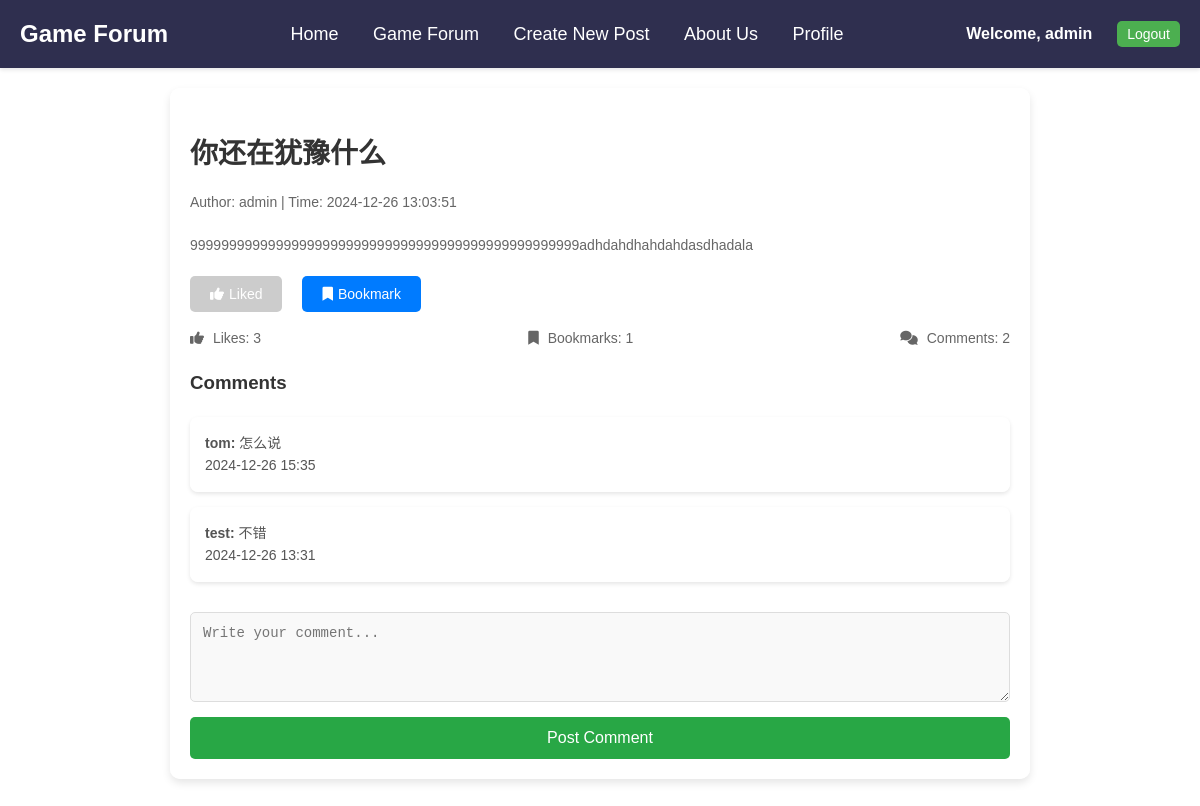
The page /post_detail.php?id=5 (signed in) on the database its author committed.
### tables this page shows
CREATE TABLE `posts` (
  `id` int NOT NULL AUTO_INCREMENT,
  `user_id` int DEFAULT NULL,
  `title` varchar(255) NOT NULL,
  `content` text NOT NULL,
  `created_at` timestamp NULL DEFAULT CURRENT_TIMESTAMP,
  `image` varchar(255) DEFAULT NULL,
  PRIMARY KEY (`id`),
  KEY `user_id` (`user_id`)
);

CREATE TABLE `users` (
  `id` int NOT NULL AUTO_INCREMENT,
  `username` varchar(50) NOT NULL,
  `password` varchar(255) NOT NULL,
  `phone` varchar(20) DEFAULT NULL,
  `address` varchar(255) DEFAULT NULL,
  PRIMARY KEY (`id`)
);

CREATE TABLE `comments` (
  `id` int NOT NULL AUTO_INCREMENT,
  `post_id` int DEFAULT NULL,
  `user_id` int DEFAULT NULL,
  `content` text NOT NULL,
  `created_at` timestamp NULL DEFAULT CURRENT_TIMESTAMP,
  PRIMARY KEY (`id`),
  KEY `post_id` (`post_id`),
  KEY `user_id` (`user_id`),
  CONSTRAINT `comments_ibfk_2` FOREIGN KEY (`user_id`) REFERENCES `users` (`id`)
);

### post_detail.php (the view, shortened to what this page needs)
<?php
require_once 'user.php';
$isLoggedIn = isset($_SESSION['user_id']);
$postId = (int)$_GET['id'];
$stmt = $pdo->prepare("SELECT posts.*, users.username FROM posts JOIN users ON posts.user_id = users.id WHERE posts.id = ?");
$stmt->execute([$postId]);
$post = $stmt->fetch();
$stmt = $pdo->prepare("SELECT COUNT(*) FROM comments WHERE post_id = ?");
$stmt->execute([$postId]);
$commentCount = $stmt->fetchColumn();
$stmt = $pdo->prepare("SELECT comments.*, users.username FROM comments JOIN users ON comments.user_id = users.id WHERE comments.post_id = ? ORDER BY comments.created_at DESC");
$stmt->execute([$postId]);
$comments = $stmt->fetchAll();
$stmt = $pdo->prepare("SELECT COUNT(*) FROM likes WHERE post_id = ?");
$stmt->execute([$postId]);
$likeCount = $stmt->fetchColumn();
$stmt = $pdo->prepare("SELECT COUNT(*) FROM bookmarks WHERE post_id = ?");
$stmt->execute([$postId]);
$bookmarkCount = $stmt->fetchColumn();
$isLiked = false;
if ($isLoggedIn) {
    $stmt = $pdo->prepare("SELECT * FROM likes WHERE user_id = ? AND post_id = ?");
    $stmt->execute([$_SESSION['user_id'], $postId]);
    $isLiked = $stmt->rowCount() > 0;
}
$isBookmarked = false;
if ($isLoggedIn) {
    $stmt = $pdo->prepare("SELECT * FROM bookmarks WHERE user_id = ? AND post_id = ?");
    $stmt->execute([$_SESSION['user_id'], $postId]);
    $isBookmarked = $stmt->rowCount() > 0;
}
?>
<!DOCTYPE html>
<html lang="en">
<head>
    <link rel="stylesheet" href="./css/forum_home.css">
    <link rel="stylesheet" href="./css/post_detail.css">
    <link rel="stylesheet" href="https://cdnjs.cloudflare.com/ajax/libs/font-awesome/6.0.0-beta3/css/all.min.css">
</head>
<body>
<div class="navbar">
        <div class="logo">
            <a href="#">Game Forum</a>
        </div>
        <div class="menu">
            <a href="./index.php">Home</a>
            <a href="./home.php">Game Forum</a>
            <a href="./create_post.php">Create New Post</a>
            <a href="./about.php">About Us</a>
            <?php if ($isLoggedIn): ?>
                <a href="profile.php">Profile</a>
            <?php endif; ?>
        </div>
        <div class="search">
            <div class="auth-buttons">
                <?php if ($isLoggedIn): ?>
                    <span class="username">Welcome, <?php echo htmlspecialchars($_SESSION['username']); ?></span>
                    <button id="btn-logout" onclick="location.href='logout.php'">Logout</button>
                <?php else: ?>
                    <button id="btn-login" onclick="location.href='login.php'">Login</button>
                    <button id="btn-register" onclick="location.href='register.php'">Register</button>
                <?php endif; ?>
            </div>
        </div>
    </div>
<div class="main-container">
    <main class="content">
        <section class="post-detail">
            <h2><?php echo htmlspecialchars($post['title']); ?></h2>
            <p>Author: <?php echo htmlspecialchars($post['username']); ?> | Time: <?php echo $post['created_at']; ?></p>
            <div class="post-content">
                <p><?php echo nl2br(htmlspecialchars($post['content'])); ?></p>
            </div>
            <div class="button-group">
                <form method="POST" action="">
                    <?php if ($isLoggedIn): ?>
                        <button type="submit" name="like" <?php echo $isLiked ? 'disabled' : ''; ?>>
                            <i class="fas fa-thumbs-up"></i>
                            <?php echo $isLiked ? 'Liked' : 'Like'; ?>
                        </button>
                    <?php endif; ?>
                </form>
                <form method="POST" action="">
                    <?php if ($isLoggedIn): ?>
                        <button type="submit" name="bookmark" <?php echo $isBookmarked ? 'disabled' : ''; ?>>
                            <i class="fas fa-bookmark"></i>
                            <?php echo $isBookmarked ? 'Bookmarked' : 'Bookmark'; ?>
                        </button>
                    <?php endif; ?>
                </form>
            </div>
            <div class="button-counts">
                <p><i class="fas fa-thumbs-up"></i> Likes: <?php echo $likeCount; ?></p>
                <p><i class="fas fa-bookmark"></i> Bookmarks: <?php echo $bookmarkCount; ?></p>
                <p><i class="fas fa-comments"></i> Comments: <?php echo $commentCount; ?></p>
            </div>
            <h3>Comments</h3>
            <?php foreach ($comments as $comment): ?>
                <div class="comment">
                    <p><strong><?php echo htmlspecialchars($comment['username']); ?>:</strong> <?php echo nl2br(htmlspecialchars($comment['content'])); ?></p>
                    <p class="comment-time"><?php echo date('Y-m-d H:i', strtotime($comment['created_at'])); ?></p>
                </div>
            <?php endforeach; ?>
            <?php if ($isLoggedIn): ?>
                <form method="POST" action="" class="comment-form">
                    <textarea name="comment" rows="4" placeholder="Write your comment..." required></textarea>
                    <button type="submit">Post Comment</button>
                </form>
            <?php else: ?>
                <p>Please log in to post a comment.</p>
            <?php endif; ?>
        </section>
    </main>
</div>
</body>
</html>

### css/forum_home.css (style rules this page uses)
body { font-family: 'Roboto', sans-serif; line-height: 1.6; color: #333; background-color: #f5f5f5; background-image: url('../images/background.jpg'); background-size: cover; background-position: center center; background-attachment: fixed; }
.navbar { display: flex; justify-content: space-between; align-items: center; padding: 15px 20px; background-color: #2f2f4f; box-shadow: 0 2px 4px rgba(0, 0, 0, 0.1); }
.navbar .logo a { font-size: 24px; font-weight: bold; color: #fff; text-decoration: none; }
.navbar .menu a { font-size: 18px; color: #fff; text-decoration: none; margin: 0 15px; transition: color 0.3s ease; }
.navbar .search { display: flex; align-items: center; justify-content: flex-start; gap: 10px; }
.navbar .search button { padding: 8px 15px; background-color: #005bb5; color: white; border: none; border-radius: 5px; font-size: 14px; cursor: pointer; transition: background-color 0.3s; }
.navbar .auth-buttons { display: flex; align-items: center; gap: 10px; }
.navbar .auth-buttons button { padding: 5px 10px; background-color: #4CAF50; color: white; border: none; border-radius: 5px; font-size: 14px; cursor: pointer; transition: background-color 0.3s; }
.navbar .auth-buttons .username { color: white; font-weight: bold; margin-right: 15px; }
.main-container { display: flex; margin: 20px; }
.content { flex: 1; margin: 0 20px; }
.search { display: flex; align-items: center; gap: 10px; }
.auth-buttons button { padding: 5px 10px; background-color: #0078d7; color: white; border: none; border-radius: 5px; cursor: pointer; transition: background-color 0.3s; }

### css/post_detail.css (style rules this page uses)
body { font-family: Arial, sans-serif; background-color: rgba(255, 255, 255, 0.8); margin: 0; padding: 0; }
.main-container { padding: 20px; max-width: 900px; margin: 0 auto; }
.post-detail { background-color: rgba(255, 255, 255, 0.8); border-radius: 10px; padding: 20px; box-shadow: 0 4px 8px rgba(0, 0, 0, 0.1); margin-bottom: 30px; }
.post-detail h2 { font-size: 28px; color: #333; margin-bottom: 15px; }
.post-detail p { color: #666; font-size: 14px; }
.post-content { margin-top: 20px; font-size: 16px; color: #444; line-height: 1.6; }
.button-group { display: flex; justify-content: flex-start; margin-top: 20px; }
.button-group form { margin-right: 20px; }
.button-group button { padding: 10px 20px; background-color: #007BFF; color: white; border: none; border-radius: 5px; cursor: pointer; font-size: 14px; display: flex; align-items: center; transition: background-color 0.3s ease; }
.button-group button:disabled { background-color: #ccc; }
.button-group button i { margin-right: 5px; }
.button-counts { display: flex; justify-content: space-between; font-size: 14px; margin-top: 15px; color: #555; }
.button-counts p { margin: 0; }
.button-counts i { margin-right: 5px; }
.comment { margin-top: 15px; padding: 15px; background-color: rgba(255, 255, 255, 0.8); border-radius: 8px; box-shadow: 0 2px 4px rgba(0, 0, 0, 0.1); }
.comment p { margin: 0; font-size: 14px; color: #555; }
.comment-time { font-size: 12px; color: #888; margin-top: 5px; }
.comment-form { margin-top: 30px; display: flex; flex-direction: column; }
.comment-form textarea { padding: 12px; margin-bottom: 15px; border-radius: 5px; border: 1px solid #ddd; font-size: 14px; resize: vertical; background-color: #f9f9f9; }
.comment-form button { padding: 12px; background-color: #28a745; color: white; border: none; border-radius: 5px; font-size: 16px; cursor: pointer; transition: background-color 0.3s ease; }

### rows shown on the page
posts: title "你还在犹豫什么", user.username "admin", created_at "2024-12-26 13:03:51", content "99999999999999999999999999999999999999999999999999adhdahdhahdahdasdhadala"
comments: user.username "tom", content "怎么说", created_at "2024-12-26 15:35"
comments: user.username "test", content "不错", created_at "2024-12-26 13:31"

### other values the page prints
$_SESSION['username'] "admin"
$likeCount "3"
$bookmarkCount "1"
$commentCount "2"
